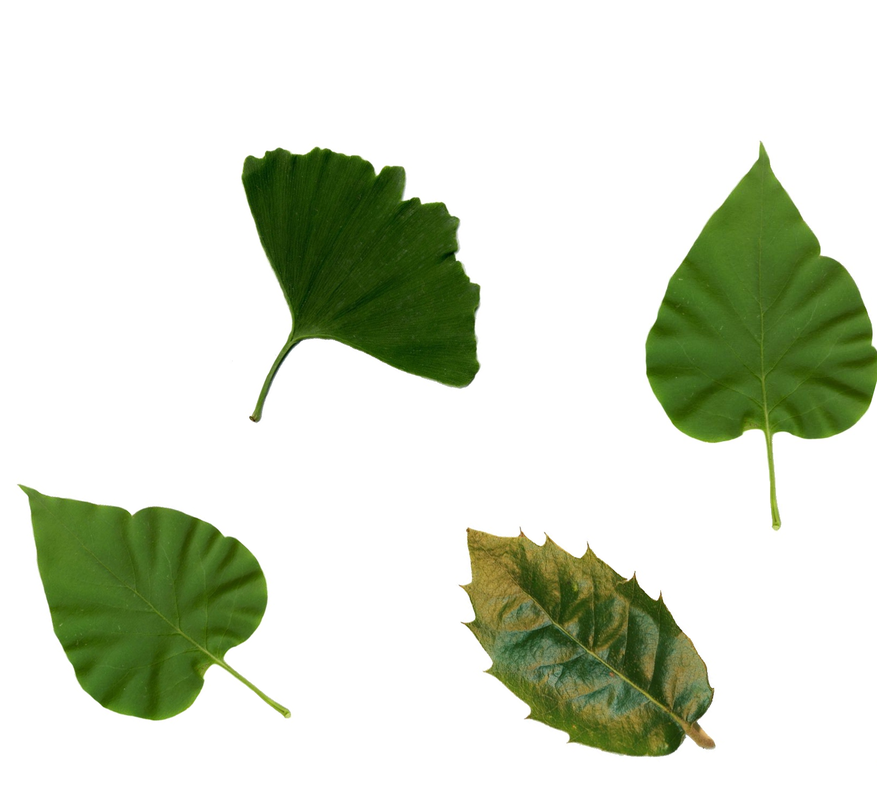
#> input picture Folhas/Teste01-cortada.png, 877 x 805 px, shrunk from 1632 x 1497 before the run; its folder holds only this picture in this run
$ python trabalho.py
#> lines starting #> are read from the running program, lines starting #| are printed output that depends on the picture
import pandas as pd
import cv2
from os import listdir
from os.path import isfile, join
import numpy as np
import matplotlib.pyplot as plt
import math
import time
import warnings
import copy
import sys
import os, sys

#Limite de escala de cinza aceito, mude para aceitar menos ou mais escalas
Limite = 230

colunas = ['ID Imagem', 'ID Folha', 'Perimetro', 'Diametro Minimo', 'Diametro Maximo', 'Excentricidade']

# [232 lines left out: functions floodfill, vizinhos_brancos, acha_borda, aplica_tags, not called in this run]


# função principal
if __name__ == "__main__":
    # pega todos os arquivos do diretorio Folhas/
    arquivos = [join("./Folhas/", f) for f in listdir("./Folhas/") if isfile(join("./Folhas", f))]

    # inicia o contador de tempo
    inicio = time.time()

    # cria o csv
    dados_final = pd.DataFrame(columns=colunas)

    # para cada uma das 15 imagens dentro do diretorio Folhas
    for i in range(len(arquivos)):
        # cvs temporario
        planilha = pd.DataFrame(columns=colunas)

        # le o arquivo de entrada
        imagem_total = cv2.imread(arquivos[i])
#> imagem_total is the input picture: shape (805, 877, 3); mean B, G, R 203.8, 219.8, 213

        # converte uma copia da imagem para escala de cinza
        imagem_grayscale = cv2.cvtColor(imagem_total, cv2.COLOR_BGR2GRAY)
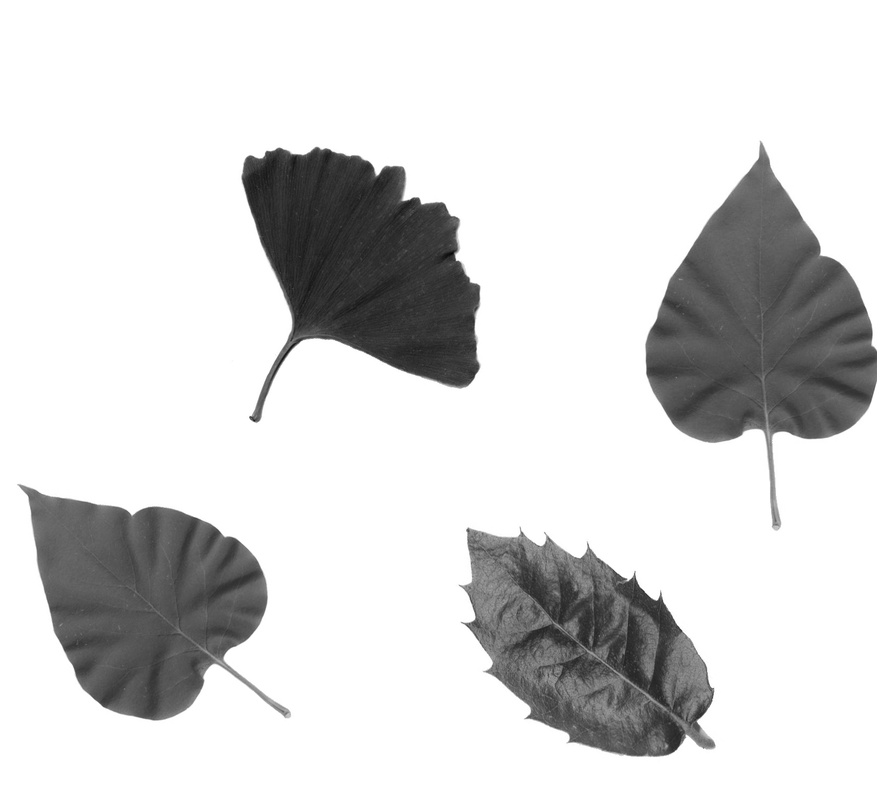
#> imagem_grayscale: shape (805, 877); min 8, max 255, mean 215.9

        # cria uma imagem booleana para guardar os pixel que foram visitados
        visitados = np.full(imagem_grayscale.shape, False, dtype=bool)

        # para cada pixel que não é da escala de cinza que foi aceita, é dito que ele ja foi visitado
        visitados[np.where(visitados >= Limite)] = True

        # chama a função para gerar as sub-imagens da imagem atual
#> (the run stopped early here; a loop or call above may not have finished)

$ run again, on Folhas/a1.png
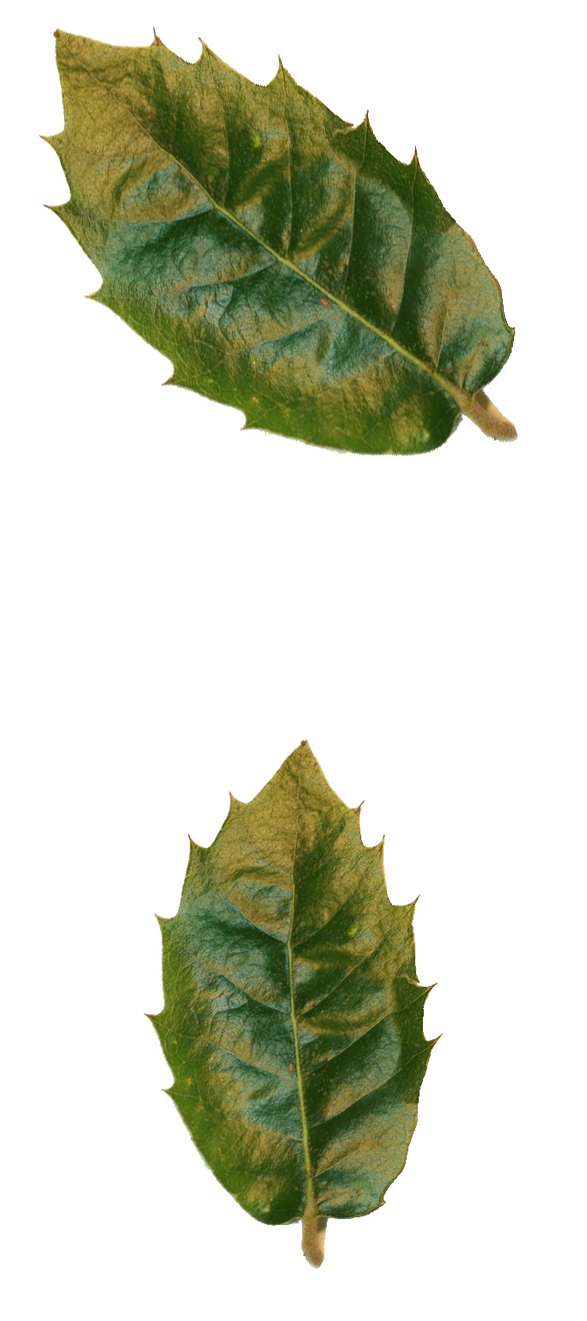
#> input picture Folhas/a1.png, 587 x 1321 px
#> imagem_total is the input picture: shape (1321, 587, 3); mean B, G, R 194.7, 211.9, 208.9
#> `imagem_grayscale = cv2.cvtColor(imagem_total, cv2.COLOR_BGR2GRAY)`:
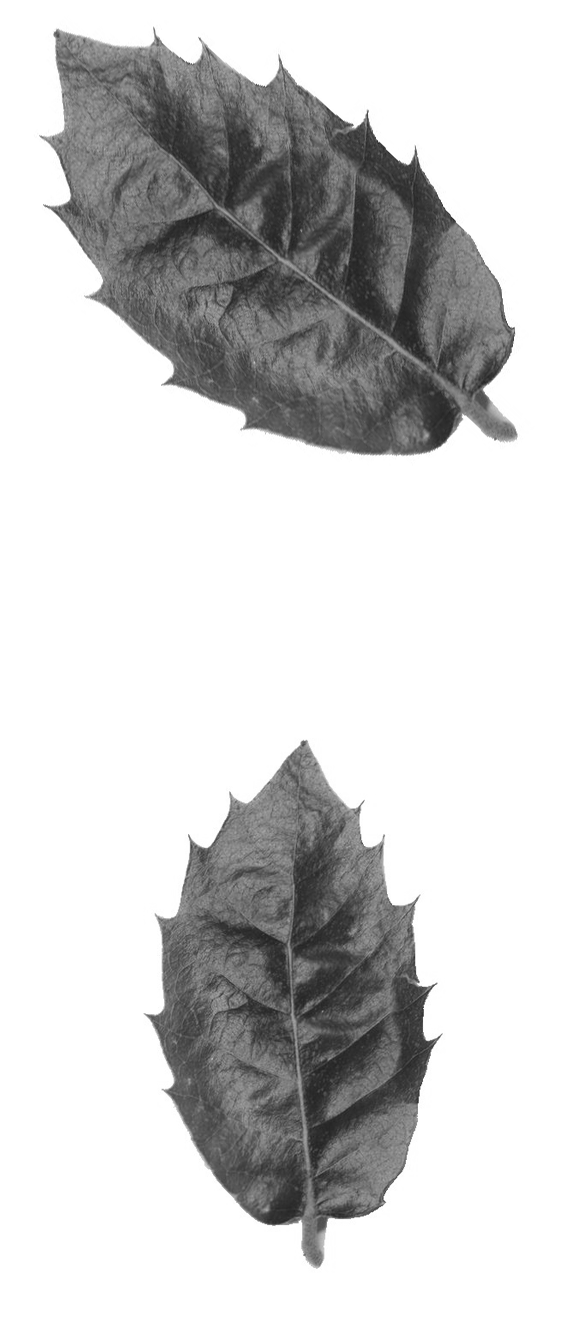
#> imagem_grayscale: shape (1321, 587); min 31, max 255, mean 209.1
